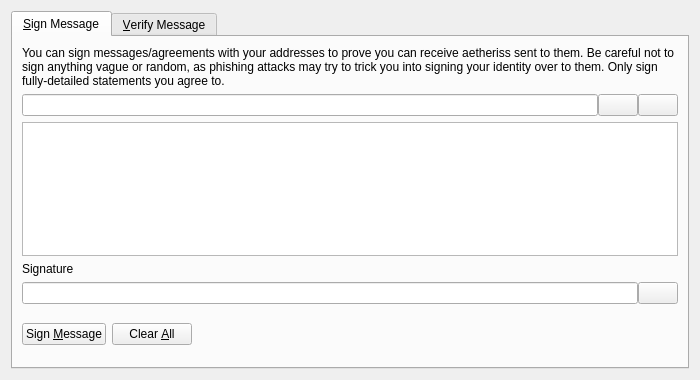
<?xml version="1.0" encoding="UTF-8"?>
<ui version="4.0">
 <class>SignVerifyMessageDialog</class>
 <widget class="QDialog" name="SignVerifyMessageDialog">
  <property name="geometry">
   <rect>
    <x>0</x>
    <y>0</y>
    <width>700</width>
    <height>380</height>
   </rect>
  </property>
  <property name="windowTitle">
   <string>Signatures - Sign / Verify a Message</string>
  </property>
  <property name="modal">
   <bool>true</bool>
  </property>
  <layout class="QVBoxLayout" name="verticalLayout">
   <item>
    <widget class="QTabWidget" name="tabWidget">
     <property name="currentIndex">
      <number>0</number>
     </property>
     <widget class="QWidget" name="tabSignMessage">
      <attribute name="title">
       <string>&amp;Sign Message</string>
      </attribute>
      <layout class="QVBoxLayout" name="verticalLayout_SM">
       <item>
        <widget class="QLabel" name="infoLabel_SM">
         <property name="text">
          <string>You can sign messages/agreements with your addresses to prove you can receive aetheriss sent to them. Be careful not to sign anything vague or random, as phishing attacks may try to trick you into signing your identity over to them. Only sign fully-detailed statements you agree to.</string>
         </property>
         <property name="textFormat">
          <enum>Qt::PlainText</enum>
         </property>
         <property name="wordWrap">
          <bool>true</bool>
         </property>
        </widget>
       </item>
       <item>
        <layout class="QHBoxLayout" name="horizontalLayout_1_SM">
         <property name="spacing">
          <number>0</number>
         </property>
         <item>
          <widget class="QValidatedLineEdit" name="addressIn_SM">
           <property name="toolTip">
            <string>The Aetheris address to sign the message with</string>
           </property>
          </widget>
         </item>
         <item>
          <widget class="QPushButton" name="addressBookButton_SM">
           <property name="toolTip">
            <string>Choose previously used address</string>
           </property>
           <property name="text">
            <string/>
           </property>
           <property name="icon">
            <iconset resource="../bitcoin.qrc">
             <normaloff>:/icons/address-book</normaloff>:/icons/address-book</iconset>
           </property>
           <property name="shortcut">
            <string>Alt+A</string>
           </property>
           <property name="autoDefault">
            <bool>false</bool>
           </property>
          </widget>
         </item>
         <item>
          <widget class="QPushButton" name="pasteButton_SM">
           <property name="toolTip">
            <string>Paste address from clipboard</string>
           </property>
           <property name="text">
            <string/>
           </property>
           <property name="icon">
            <iconset resource="../bitcoin.qrc">
             <normaloff>:/icons/editpaste</normaloff>:/icons/editpaste</iconset>
           </property>
           <property name="shortcut">
            <string>Alt+P</string>
           </property>
           <property name="autoDefault">
            <bool>false</bool>
           </property>
          </widget>
         </item>
        </layout>
       </item>
       <item>
        <widget class="QPlainTextEdit" name="messageIn_SM">
         <property name="toolTip">
          <string>Enter the message you want to sign here</string>
         </property>
        </widget>
       </item>
       <item>
        <widget class="QLabel" name="signatureLabel_SM">
         <property name="text">
          <string>Signature</string>
         </property>
         <property name="textFormat">
          <enum>Qt::PlainText</enum>
         </property>
        </widget>
       </item>
       <item>
        <layout class="QHBoxLayout" name="horizontalLayout_2_SM">
         <property name="spacing">
          <number>0</number>
         </property>
         <item>
          <widget class="QLineEdit" name="signatureOut_SM">
           <property name="font">
            <font>
             <italic>true</italic>
            </font>
           </property>
           <property name="readOnly">
            <bool>true</bool>
           </property>
          </widget>
         </item>
         <item>
          <widget class="QPushButton" name="copySignatureButton_SM">
           <property name="toolTip">
            <string>Copy the current signature to the system clipboard</string>
           </property>
           <property name="text">
            <string/>
           </property>
           <property name="icon">
            <iconset resource="../bitcoin.qrc">
             <normaloff>:/icons/editcopy</normaloff>:/icons/editcopy</iconset>
           </property>
           <property name="autoDefault">
            <bool>false</bool>
           </property>
          </widget>
         </item>
        </layout>
       </item>
       <item>
        <layout class="QHBoxLayout" name="horizontalLayout_3_SM">
         <item>
          <widget class="QPushButton" name="signMessageButton_SM">
           <property name="toolTip">
            <string>Sign the message to prove you own this Aetheris address</string>
           </property>
           <property name="text">
            <string>Sign &amp;Message</string>
           </property>
           <property name="icon">
            <iconset resource="../bitcoin.qrc">
             <normaloff>:/icons/edit</normaloff>:/icons/edit</iconset>
           </property>
           <property name="autoDefault">
            <bool>false</bool>
           </property>
          </widget>
         </item>
         <item>
          <widget class="QPushButton" name="clearButton_SM">
           <property name="toolTip">
            <string>Reset all sign message fields</string>
           </property>
           <property name="text">
            <string>Clear &amp;All</string>
           </property>
           <property name="icon">
            <iconset resource="../bitcoin.qrc">
             <normaloff>:/icons/remove</normaloff>:/icons/remove</iconset>
           </property>
           <property name="autoDefault">
            <bool>false</bool>
           </property>
          </widget>
         </item>
         <item>
          <spacer name="horizontalSpacer_1_SM">
           <property name="orientation">
            <enum>Qt::Horizontal</enum>
           </property>
           <property name="sizeHint" stdset="0">
            <size>
             <width>40</width>
             <height>48</height>
            </size>
           </property>
          </spacer>
         </item>
         <item>
          <widget class="QLabel" name="statusLabel_SM">
           <property name="font">
            <font>
             <weight>75</weight>
             <bold>true</bold>
            </font>
           </property>
           <property name="text">
            <string/>
           </property>
           <property name="wordWrap">
            <bool>true</bool>
           </property>
          </widget>
         </item>
         <item>
          <spacer name="horizontalSpacer_2_SM">
           <property name="orientation">
            <enum>Qt::Horizontal</enum>
           </property>
           <property name="sizeHint" stdset="0">
            <size>
             <width>40</width>
             <height>48</height>
            </size>
           </property>
          </spacer>
         </item>
        </layout>
       </item>
      </layout>
     </widget>
     <widget class="QWidget" name="tabVerifyMessage">
      <attribute name="title">
       <string>&amp;Verify Message</string>
      </attribute>
      <layout class="QVBoxLayout" name="verticalLayout_VM">
       <item>
        <widget class="QLabel" name="infoLabel_VM">
         <property name="text">
          <string>Enter the receiver's address, message (ensure you copy line breaks, spaces, tabs, etc. exactly) and signature below to verify the message. Be careful not to read more into the signature than what is in the signed message itself, to avoid being tricked by a man-in-the-middle attack. Note that this only proves the signing party receives with the address, it cannot prove sendership of any transaction!</string>
         </property>
         <property name="textFormat">
          <enum>Qt::PlainText</enum>
         </property>
         <property name="alignment">
          <set>Qt::AlignLeading|Qt::AlignLeft|Qt::AlignTop</set>
         </property>
         <property name="wordWrap">
          <bool>true</bool>
         </property>
        </widget>
       </item>
       <item>
        <layout class="QHBoxLayout" name="horizontalLayout_1_VM">
         <property name="spacing">
          <number>0</number>
         </property>
         <item>
          <widget class="QValidatedLineEdit" name="addressIn_VM">
           <property name="toolTip">
            <string>The Aetheris address the message was signed with</string>
           </property>
          </widget>
         </item>
         <item>
          <widget class="QPushButton" name="addressBookButton_VM">
           <property name="toolTip">
            <string>Choose previously used address</string>
           </property>
           <property name="text">
            <string/>
           </property>
           <property name="icon">
            <iconset resource="../bitcoin.qrc">
             <normaloff>:/icons/address-book</normaloff>:/icons/address-book</iconset>
           </property>
           <property name="shortcut">
            <string>Alt+A</string>
           </property>
           <property name="autoDefault">
            <bool>false</bool>
           </property>
          </widget>
         </item>
        </layout>
       </item>
       <item>
        <widget class="QPlainTextEdit" name="messageIn_VM"/>
       </item>
       <item>
        <widget class="QValidatedLineEdit" name="signatureIn_VM"/>
       </item>
       <item>
        <layout class="QHBoxLayout" name="horizontalLayout_2_VM">
         <item>
          <widget class="QPushButton" name="verifyMessageButton_VM">
           <property name="toolTip">
            <string>Verify the message to ensure it was signed with the specified Aetheris address</string>
           </property>
           <property name="text">
            <string>Verify &amp;Message</string>
           </property>
           <property name="icon">
            <iconset resource="../bitcoin.qrc">
             <normaloff>:/icons/transaction_0</normaloff>:/icons/transaction_0</iconset>
           </property>
           <property name="autoDefault">
            <bool>false</bool>
           </property>
          </widget>
         </item>
         <item>
          <widget class="QPushButton" name="clearButton_VM">
           <property name="toolTip">
            <string>Reset all verify message fields</string>
           </property>
           <property name="text">
            <string>Clear &amp;All</string>
           </property>
           <property name="icon">
            <iconset resource="../bitcoin.qrc">
             <normaloff>:/icons/remove</normaloff>:/icons/remove</iconset>
           </property>
           <property name="autoDefault">
            <bool>false</bool>
           </property>
          </widget>
         </item>
         <item>
          <spacer name="horizontalSpacer_1_VM">
           <property name="orientation">
            <enum>Qt::Horizontal</enum>
           </property>
           <property name="sizeHint" stdset="0">
            <size>
             <width>40</width>
             <height>48</height>
            </size>
           </property>
          </spacer>
         </item>
         <item>
          <widget class="QLabel" name="statusLabel_VM">
           <property name="font">
            <font>
             <weight>75</weight>
             <bold>true</bold>
            </font>
           </property>
           <property name="text">
            <string/>
           </property>
           <property name="wordWrap">
            <bool>true</bool>
           </property>
          </widget>
         </item>
         <item>
          <spacer name="horizontalSpacer_2_VM">
           <property name="orientation">
            <enum>Qt::Horizontal</enum>
           </property>
           <property name="sizeHint" stdset="0">
            <size>
             <width>40</width>
             <height>48</height>
            </size>
           </property>
          </spacer>
         </item>
        </layout>
       </item>
      </layout>
     </widget>
    </widget>
   </item>
  </layout>
 </widget>
 <customwidgets>
  <customwidget>
   <class>QValidatedLineEdit</class>
   <extends>QLineEdit</extends>
   <header>qvalidatedlineedit.h</header>
  </customwidget>
 </customwidgets>
 <resources>
  <include location="../bitcoin.qrc"/>
 </resources>
 <connections/>
</ui>
